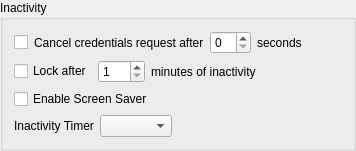
             <widget class="QGroupBox" name="groupBox_2">
              <property name="title">
               <string>Inactivity</string>
              </property>
              <layout class="QVBoxLayout" name="verticalLayout_15">
               <item>
                <widget class="QWidget" name="settings_inactivity_cace_timeout" native="true">
                 <property name="toolTip">
                  <string>Number of seconds after which the prompt screen disappears</string>
                 </property>
                 <layout class="QHBoxLayout" name="horizontalLayout_3">
                  <property name="leftMargin">
                   <number>0</number>
                  </property>
                  <property name="topMargin">
                   <number>0</number>
                  </property>
                  <property name="rightMargin">
                   <number>0</number>
                  </property>
                  <property name="bottomMargin">
                   <number>0</number>
                  </property>
                  <item>
                   <widget class="QCheckBox" name="checkBoxInput">
                    <property name="text">
                     <string/>
                    </property>
                   </widget>
                  </item>
                  <item>
                   <widget class="QLabel" name="label_userInteractionTimeout">
                    <property name="text">
                     <string>Cancel credentials request after</string>
                    </property>
                   </widget>
                  </item>
                  <item>
                   <widget class="QSpinBox" name="spinBoxInputUserInteractionTimeout">
                    <property name="sizePolicy">
                     <sizepolicy hsizetype="Maximum" vsizetype="Fixed">
                      <horstretch>0</horstretch>
                      <verstretch>0</verstretch>
                     </sizepolicy>
                    </property>
                   </widget>
                  </item>
                  <item>
                   <widget class="QLabel" name="label_8">
                    <property name="text">
                     <string>seconds</string>
                    </property>
                   </widget>
                  </item>
                  <item>
                   <spacer name="horizontalSpacer_24">
                    <property name="orientation">
                     <enum>Qt::Horizontal</enum>
                    </property>
                    <property name="sizeHint" stdset="0">
                     <size>
                      <width>40</width>
                      <height>20</height>
                     </size>
                    </property>
                   </spacer>
                  </item>
                 </layout>
                </widget>
               </item>
               <item>
                <widget class="QWidget" name="settings_inactivity_lock" native="true">
                 <property name="toolTip">
                  <string>When enabled, the Mooltipass will lock itself after a given number of minutes of inactivity</string>
                 </property>
                 <layout class="QHBoxLayout" name="horizontalLayout">
                  <property name="leftMargin">
                   <number>0</number>
                  </property>
                  <property name="topMargin">
                   <number>0</number>
                  </property>
                  <property name="rightMargin">
                   <number>0</number>
                  </property>
                  <property name="bottomMargin">
                   <number>0</number>
                  </property>
                  <item>
                   <widget class="QCheckBox" name="checkBoxLock">
                    <property name="text">
                     <string>Lock after</string>
                    </property>
                   </widget>
                  </item>
                  <item>
                   <widget class="QSpinBox" name="spinBoxLock">
                    <property name="sizePolicy">
                     <sizepolicy hsizetype="Maximum" vsizetype="Fixed">
                      <horstretch>0</horstretch>
                      <verstretch>0</verstretch>
                     </sizepolicy>
                    </property>
                    <property name="minimum">
                     <number>1</number>
                    </property>
                    <property name="maximum">
                     <number>120</number>
                    </property>
                   </widget>
                  </item>
                  <item>
                   <widget class="QLabel" name="label_5">
                    <property name="text">
                     <string>minutes of inactivity</string>
                    </property>
                   </widget>
                  </item>
                  <item>
                   <spacer name="horizontalSpacer_25">
                    <property name="orientation">
                     <enum>Qt::Horizontal</enum>
                    </property>
                    <property name="sizeHint" stdset="0">
                     <size>
                      <width>40</width>
                      <height>20</height>
                     </size>
                    </property>
                   </spacer>
                  </item>
                 </layout>
                </widget>
               </item>
               <item>
                <widget class="QCheckBox" name="checkBoxScreensaver">
                 <property name="toolTip">
                  <string>Enable the Mooltipass screen saver</string>
                 </property>
                 <property name="text">
                  <string>Enable Screen Saver</string>
                 </property>
                </widget>
               </item>
               <item>
                <widget class="QWidget" name="setting_ble_inactivity_lock" native="true">
                 <property name="toolTip">
                  <string>Number of consecutive minutes of inactivity after which the device will automatically lock itself</string>
                 </property>
                 <layout class="QHBoxLayout" name="horizontalLayout_57">
                  <property name="spacing">
                   <number>6</number>
                  </property>
                  <property name="leftMargin">
                   <number>0</number>
                  </property>
                  <property name="topMargin">
                   <number>0</number>
                  </property>
                  <property name="rightMargin">
                   <number>0</number>
                  </property>
                  <property name="bottomMargin">
                   <number>0</number>
                  </property>
                  <item>
                   <widget class="QLabel" name="label_InactivityTimer">
                    <property name="text">
                     <string>Inactivity Timer</string>
                    </property>
                   </widget>
                  </item>
                  <item>
                   <widget class="QComboBox" name="comboBoxInactivityTimer"/>
                  </item>
                  <item>
                   <spacer name="horizontalSpacer_53">
                    <property name="orientation">
                     <enum>Qt::Horizontal</enum>
                    </property>
                    <property name="sizeHint" stdset="0">
                     <size>
                      <width>40</width>
                      <height>20</height>
                     </size>
                    </property>
                   </spacer>
                  </item>
                 </layout>
                </widget>
               </item>
              </layout>
             </widget>
